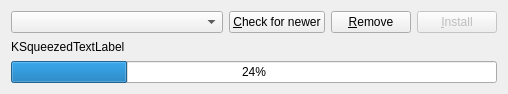
<ui version="4.0" >
 <class>Form</class>
 <widget class="QWidget" name="Form" >
  <property name="geometry" >
   <rect>
    <x>0</x>
    <y>0</y>
    <width>508</width>
    <height>94</height>
   </rect>
  </property>
  <property name="windowTitle" >
   <string>Form</string>
  </property>
  <layout class="QVBoxLayout" name="verticalLayout" >
   <item>
    <layout class="QHBoxLayout" name="horizontalLayout" >
     <item>
      <widget class="QComboBox" name="dictionaryCombo" >
       <property name="sizePolicy" >
        <sizepolicy vsizetype="Fixed" hsizetype="Expanding" >
         <horstretch>0</horstretch>
         <verstretch>0</verstretch>
        </sizepolicy>
       </property>
      </widget>
     </item>
     <item>
      <widget class="KPushButton" name="checkVersionButton" >
       <property name="sizePolicy" >
        <sizepolicy vsizetype="Fixed" hsizetype="Minimum" >
         <horstretch>0</horstretch>
         <verstretch>0</verstretch>
        </sizepolicy>
       </property>
       <property name="toolTip" >
        <string>Check the online resource for a newer version.</string>
       </property>
       <property name="whatsThis" >
        <string>Check the online resource for a newer version.</string>
       </property>
       <property name="text" >
        <string>&amp;Check for newer</string>
       </property>
      </widget>
     </item>
     <item>
      <widget class="KPushButton" name="removeButton" >
       <property name="text" >
        <string>&amp;Remove</string>
       </property>
      </widget>
     </item>
     <item>
      <widget class="KPushButton" name="installButton" >
       <property name="enabled" >
        <bool>false</bool>
       </property>
       <property name="toolTip" >
        <string>Download and install the selected dictionary.</string>
       </property>
       <property name="whatsThis" >
        <string>Download and install the selected dictionary.</string>
       </property>
       <property name="text" >
        <string>&amp;Install</string>
       </property>
      </widget>
     </item>
    </layout>
   </item>
   <item>
    <widget class="KSqueezedTextLabel" name="statusLabel" >
     <property name="text" >
      <string>KSqueezedTextLabel</string>
     </property>
    </widget>
   </item>
   <item>
    <widget class="QProgressBar" name="progressBar" >
     <property name="value" >
      <number>24</number>
     </property>
     <property name="invertedAppearance" >
      <bool>false</bool>
     </property>
    </widget>
   </item>
  </layout>
 </widget>
 <customwidgets>
  <customwidget>
   <class>KPushButton</class>
   <extends>QPushButton</extends>
   <header>kpushbutton.h</header>
  </customwidget>
  <customwidget>
   <class>KSqueezedTextLabel</class>
   <extends>QLabel</extends>
   <header>ksqueezedtextlabel.h</header>
  </customwidget>
 </customwidgets>
 <resources/>
 <connections/>
</ui>
